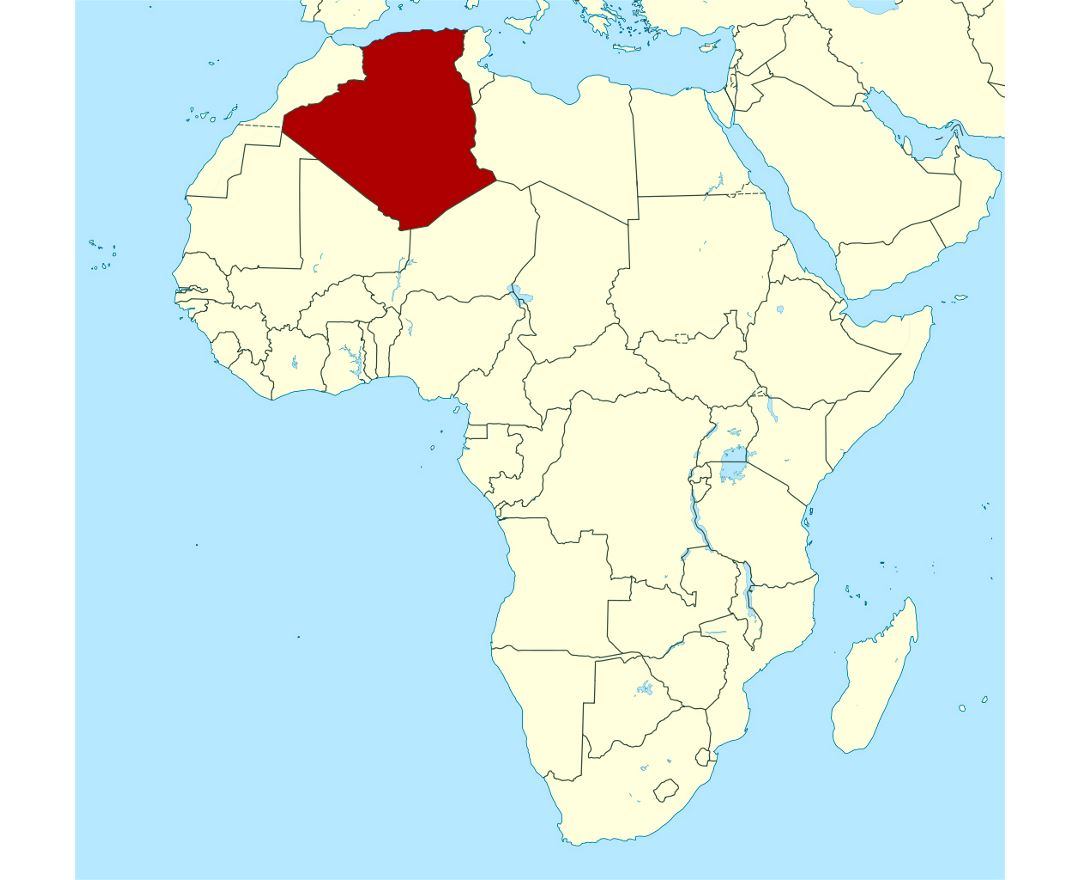
#> input picture algeria_north_africa.jpg, 1080 x 880 px; the run also reads 1 picture not shown here
$ jupyter execute --allow-errors zerotopandas-course-project.ipynb   (shell and % lines are left out)
#> lines starting #> are read from the running program, lines starting #| are printed output that depends on the picture
# Analysis of COVID-19 data in Algeria and Comparison: Algeria & Arab countries

## Introduction

The COVID-19 pandemic in Algeria is part of the worldwide pandemic of coronavirus disease 2019 (COVID-19) caused by severe acute respiratory syndrome coronavirus 2 (SARS-CoV-2). The virus was confirmed to have spread to Algeria in February 2020.

The project on Analysis of COVID-19 data in Algeria and Comparison; confirmed cases and deaths, daily and monthly statistics from January to September 2020, analyzed in Algeria, its provinces, and then compared with Arab countries. As follows:

* Data Preparation and Cleaning
* Exploratory Analysis and Visualization
* Asking and Answering Questions
  - Part (I): Algeria & its Provinces
  - Part (II): Algeria & Arab countries
* Inferences and Conclusion
* References and Future Work
* Call

In this project, I will try to use most of what I have learned in this great course [Data Analysis with Python: Zero to Pandas](http://zerotopandas.com) to the analysis of COVID-19 data in my nice country Algeria and Comparised with Arab countries. To come out with results that may benefit Algeria and the world in the future.

# Project Title

[cell 1]
project_name = "Analysis of COVID-19 data in Algeria and Comparison: Algeria & Arab countries"

[cell 2]
import jovian

[cell 3]
jovian.commit(project=project_name)
#> (this line was passed over: jovian is not available in this run)

# Data Preparation and Cleaning

### Importing  libraries

* pandas
* matplotlib
* seaborn
* numpy
* jovian

[cell 4]
import pandas as pd
import matplotlib
import matplotlib.pyplot as plt
import seaborn as sns
import numpy as np

### Configuring styles

[cell 5]
sns.set_style("darkgrid")
matplotlib.rcParams['font.size'] = 14
matplotlib.rcParams['figure.figsize'] = (9, 5)
matplotlib.rcParams['figure.facecolor'] = '#00000000'

### Algeria location in Africa; map

[cell 6]
from PIL import Image
img = Image.open('algeria_north_africa.jpg')
#> img is the input picture: PIL image 1080x880 RGB; mean R, G, B 215.9, 235, 233
plt.grid(False)
plt.title('Algeria')
plt.axis('off')
plt.imshow(img);
# Source: https://www.mapsland.com/africa/algeria/detailed-location-map-of-algeria

### Reading a file about daily Covid-19 data in Algeria using Pandas

[cell 7]
covid_dz = pd.read_csv('algeria-covid-data.csv')
#> (reads algeria-covid-data.csv from the repository)
covid_dz

By looking at the data frame:

- The file provides three daywise counts for Covid-19 in Algeria.
- There are: date, new_cases, new_deaths.
- Data is provided for 275 days: from Dec 31, 2019 to Sep 30, 2020.

### View some basic information about the data frame

[cell 8]
covid_dz.info()

It appears that each column contains values of a specific data type.

 ### View some statistical information

[cell 9]
covid_dz.describe()

In new deaths data, we can see that the mean value is 6, standard deviation 5, minimum 0 & the maximum value is 42.

### List of columns

[cell 10]
covid_dz.columns.tolist()

### Number of days (dates) in the data frame

[cell 11]
covid_dz.shape[0]
print('There are {} days in the dataset'.format(covid_dz.shape[0]))

### A random sample of rows from the data frame

[cell 12]
covid_dz.sample(10)

### List of dates

[cell 13]
covid_dz['date']

There are 275 days: from Dec 31, 2019 to Sep 30, 2020

### List of New cases

[cell 14]
covid_dz.new_cases

### List of New deaths

[cell 15]
covid_dz.new_deaths

### Number of missing new cases

[cell 16]
new_cases_missing = covid_dz.new_cases.isna().sum()
print('There are {} missing new cases in the dataset'.format(new_cases_missing))

### Number of missing new deaths

[cell 17]
new_deaths_missing = covid_dz.new_deaths.isna().sum()
print('There are {} missing new deaths in the dataset'.format(new_deaths_missing))

### Compare the new cases vs. new deaths

[cell 18]
compare_dz = covid_dz[['new_cases','new_deaths']]
compare_dz

### Date of rise first case

[cell 19]
covid_first_case = covid_dz.loc[55:60]
covid_first_case

 The first case was on Feb 26, 2020

### Date of first death

[cell 20]
covid_first_death = covid_dz.loc[65:75]
covid_first_death

The first death was on March 13, 2020

### Dates with the highest new cases

[cell 21]
highest_cases = covid_dz.sort_values('new_cases', ascending=False).head(10)
highest_cases

* All dates with the highest new cases are in July
* July 25, 2020 was the day with the highest new cases at all

### Dates with the highest new deaths

[cell 22]
highest_deaths = covid_dz.sort_values('new_deaths', ascending=False).head(10)
highest_deaths

* All dates with the highest new deaths are in April
* April 04, 2020 was the day with the highest new deaths at all

### Dates before & after April 04, 2020

[cell 23]
covid_dz.loc[90:100]

The number of deaths was low, then suddenly increased to 42, and then gradually decreased

### Dates with the lowest new cases

[cell 24]
lowest_cases = covid_dz[covid_dz.new_cases > 0].sort_values('new_cases').head(10)
lowest_cases

* Most dates with the lowest new cases are in March
* Feb 26, March 14, 2020 were the days with the lowest new cases at all

### Dates with the lowest new deaths

[cell 25]
lowest_deaths = covid_dz[covid_dz.new_deaths > 0].sort_values('new_deaths').head(10)
lowest_deaths

* Most dates with the lowest new deaths are in March
* March 13, 14, 18, 19, 20, 28, 2020 were the days with the lowest new deaths at all

[cell 26]
import jovian

[cell 27]
jovian.commit()
#> (this line was passed over: jovian is not available in this run)

# Exploratory Analysis and Visualization

### The number of total cases & total deaths in Algeria

[cell 28]
total_cases = covid_dz.new_cases.sum()
total_deaths = covid_dz.new_deaths.sum()
print('The number of total cases is {} and the number of total deaths is {} in Algeria; Until September 30, 2020 '.format(int(total_cases), int(total_deaths)))

*Pie chart of the number of total cases & total deaths in Algeria*

[cell 29]
labels = 'total cases', 'total deaths'
total = [51368, 1726]
explode = (0, 0)

fig1, ax1 = plt.subplots()
ax1.pie(total, explode=explode, labels=labels, autopct='%1.1f%%', shadow=True, startangle=90)
ax1.axis('equal')
ax1.set_title("COVID-19 Total Cases & Total Deaths in Algeria\n")

plt.show()
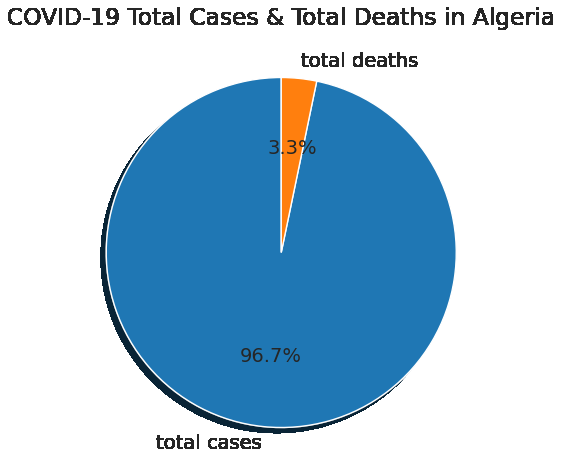
#> figure drawn by matplotlib, 1 panel

### The average of total cases & total deaths in Algeria

[cell 30]
avrg_cases = covid_dz.new_cases.mean()
avrg_deaths = covid_dz.new_deaths.mean()
print('The average of total cases is {} and the average of total deaths is {} in Algeria.'.format(int(avrg_cases), int(avrg_deaths)))

### The overall death rate in Algeria

[cell 31]
death_rate = covid_dz.new_deaths.sum() / covid_dz.new_cases.sum()
print("The overall death rate in Algeria is {:.2f} %.".format(death_rate*100))

### List of high new cases

[cell 32]
high_new_cases = covid_dz.new_cases > 600
covid_dz[high_new_cases]

The highest new cases are greater than 600

 ### List of high new deaths

[cell 33]
high_new_deaths = covid_dz.new_deaths > 20
covid_dz[high_new_deaths]

The highest new deaths are between 20 and 42

### Extract dates into separate columns: year, month, day & weekday

[cell 34]
covid_dz['year'] = pd.DatetimeIndex(covid_dz.date).year
covid_dz['month'] = pd.DatetimeIndex(covid_dz.date).month
covid_dz['day'] = pd.DatetimeIndex(covid_dz.date).day
covid_dz['weekday'] = pd.DatetimeIndex(covid_dz.date).weekday # weekday: the day of the week with Monday=0, Sunday=6
covid_dz

###  The month with the highest number of new deaths: total cases & total deaths

[cell 35]
print('July')
covid_dz[covid_dz.month == 7][['new_cases', 'new_deaths']].sum()

### Summarize the daywise data and create a new data frame with month-wise data

[cell 36]
covid_month_dz = covid_dz.groupby('month')[['new_cases', 'new_deaths']].sum()
covid_month_dz

### The monthly averages

[cell 37]
covid_month_avrg_dz = covid_dz.groupby('month')[['new_cases', 'new_deaths']].mean()
covid_month_avrg_dz

### Calculate the cumulative sum of cases & deaths. Let's add 2 new columns: `total_cases`, `total_deaths`

[cell 38]
covid_dz['total_cases'] = covid_dz.new_cases.cumsum()
covid_dz['total_deaths'] = covid_dz.new_deaths.cumsum()
covid_dz

### Plot the new cases per day

[cell 39]
plt.figure(figsize=(12,6))
plt.title('COVID-19 Daily New Cases in Algeria')
covid_dz.new_cases.plot(color='purple');

[cell 40]
plt.figure(figsize=(12,6))
plt.title('COVID-19 Daily New Cases in Algeria')
covid_dz.new_cases.plot(kind='area', color='purple');

* The number of cases was low, then gradually increased, then decreased slightly, then suddenly increased to reach it's maximum, then gradually decreased.
* We notice that the disease has two waves of spread:
  - The First: the speed of spread was medium
  - The second: the speed of spread was very fast

[cell 41]
plt.figure(figsize=(12,6))
plt.title('New Cases Range in Algeria')
plt.xlabel('New Cases')
plt.ylabel('Values')
plt.hist(covid_dz.new_cases, bins=np.arange(1, 675, 10), color='orchid');

Most new cases are lying in the range of fewer than 200 cases per day

### Plot the new deaths per day

[cell 42]
plt.figure(figsize=(12,6))
plt.title('COVID-19 Daily New Deaths in Algeria')
covid_dz.new_deaths.plot(color='red');

[cell 43]
plt.figure(figsize=(12,6))
plt.title('COVID-19 Daily New Deaths in Algeria')
covid_dz.new_deaths.plot(kind='area', color='red');

The number of deaths was low, then it suddenly increased to its maximum, then began to gradually decrease, then began to fluctuate within a range of less than 15

[cell 44]
plt.figure(figsize=(12,6))
plt.title('New Deaths Range in Algeria')
plt.xlabel('New Deaths')
plt.ylabel('Values')
plt.hist(covid_dz.new_deaths, bins=np.arange(1, 42, 1), color='hotpink');

Most new deaths are lying in the range of fewer than 15 deaths per day

### Compare the new cases vs. new deaths

[cell 45]
plt.figure(figsize=(12,6))
plt.title('COVID-19 Daily New Cases & Deaths in Algeria')
covid_dz.new_cases.plot(color='purple')
covid_dz.new_deaths.plot(color='red');

[cell 46]
plt.figure(figsize=(12,6))
plt.title('COVID-19 Daily New Cases & Deaths in Algeria')
covid_dz.new_cases.plot(kind='area', color='purple')
covid_dz.new_deaths.plot(kind='area', color='red');

The number of deaths is very small compared to the very large number of cases

### compare the total cases vs. total deaths

[cell 47]
plt.figure(figsize=(12,6))
plt.title('COVID-19 Total cumulatively: Daily New Cases & New Deaths in Algeria')
covid_dz.total_cases.plot(color='purple')
covid_dz.total_deaths.plot(color='red');

The number of deaths is very small, over all days, which is a good sign.

[cell 48]
plt.figure(figsize=(12,6))
plt.title('COVID-19 Total cumulatively: Daily New Cases & New Deaths in Algeria')
covid_dz.total_cases.plot(kind='area', color='purple')
covid_dz.total_deaths.plot(kind='area',color='red');
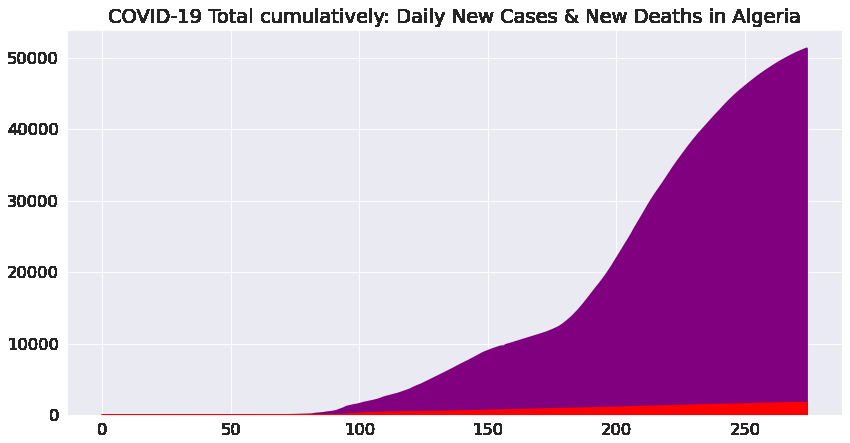
#> figure drawn by matplotlib, 1 panel; curve peaks at x = 274, y = 51368; curve peaks at x = 274, y = 1726

That confirms that most of those who were infected have recovered

### Plot the new cases per month

[cell 49]
plt.figure(figsize=(12,6))
plt.title('COVID-19 Monthly New Cases in Algeria')
covid_month_dz.new_cases.plot(color='blueviolet');
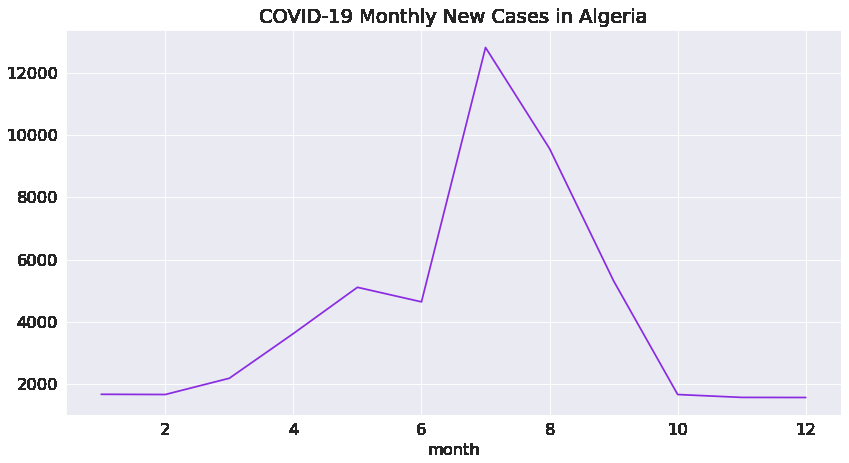
#> figure drawn by matplotlib, 1 panel; curve peaks at x = 7, y = 12823

[cell 50]
plt.figure(figsize=(12,6))
plt.title('COVID-19 Monthly New Cases in Algeria')
covid_month_dz.new_cases.plot(kind='area', color='blueviolet');
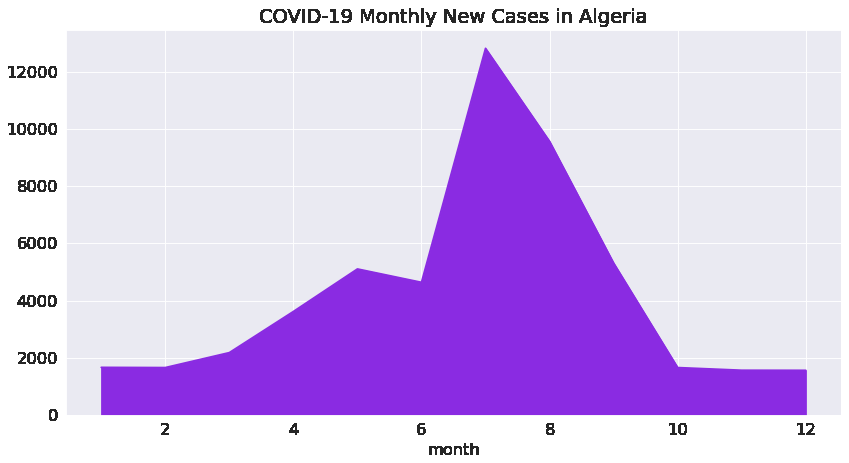
#> figure drawn by matplotlib, 1 panel; curve peaks at x = 7, y = 12823

[cell 51]
plt.figure(figsize=(12,6))
plt.title('COVID-19 Monthly New Cases in Algeria')
covid_month_dz.new_cases.plot(kind='barh', color='blueviolet' );
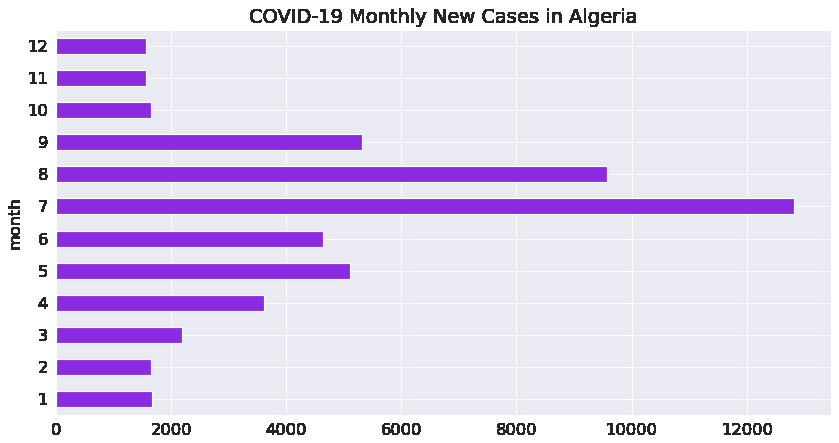
#> figure drawn by matplotlib, 1 panel

* The most cases are in months: July & August
* The most cases are in the summer season
* That is, Covid-19 spreads in the summer when the temperature rates are high, as well

### Plot the new deaths per month

[cell 52]
plt.figure(figsize=(12,6))
plt.title('COVID-19 Monthly New Deaths in Algeria')
covid_month_dz.new_deaths.plot(color='orangered');
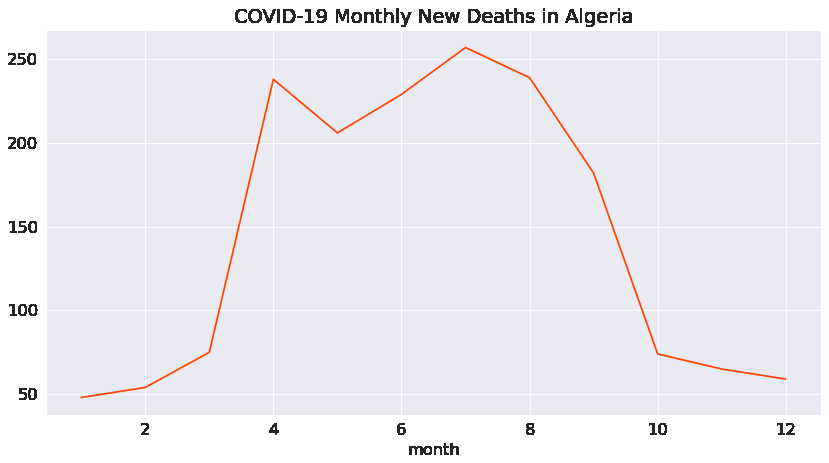
#> figure drawn by matplotlib, 1 panel; curve peaks at x = 7, y = 257

[cell 53]
plt.figure(figsize=(12,6))
plt.title('COVID-19 Monthly New Deaths in Algeria')
covid_month_dz.new_deaths.plot(kind='area', color='orangered');
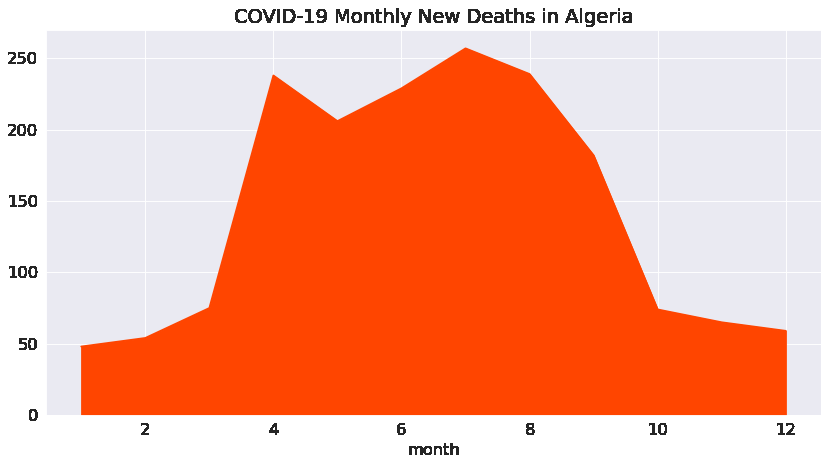
#> figure drawn by matplotlib, 1 panel; curve peaks at x = 7, y = 257

[cell 54]
plt.figure(figsize=(12,6))
plt.title('COVID-19 Monthly New Deaths in Algeria')
covid_month_dz.new_deaths.plot(kind='barh', color='orangered');
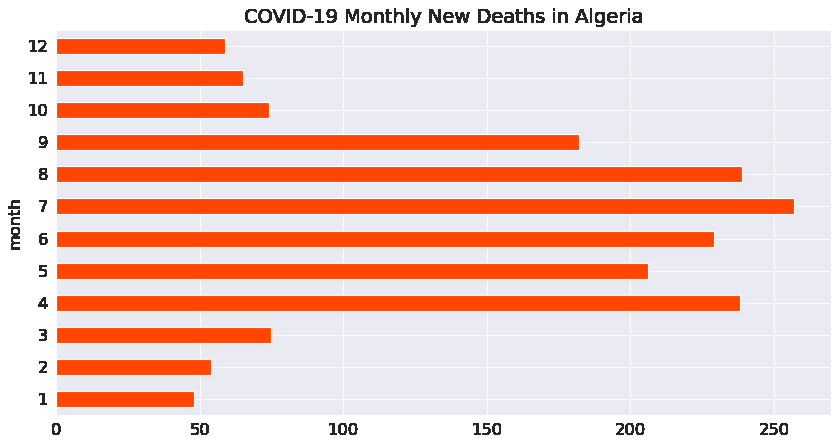
#> figure drawn by matplotlib, 1 panel

* The most deaths are between April & September
* The most deaths are in the summer season
* That is, Covid-19 spreads in the summer as well

### Compare per month: the new cases vs. new deaths

[cell 55]
plt.figure(figsize=(12,6))
plt.title('COVID-19 Monthly New Cases & New Deaths in Algeria')
covid_month_dz.new_cases.plot(color='blueviolet')
covid_month_dz.new_deaths.plot(color='orangered');
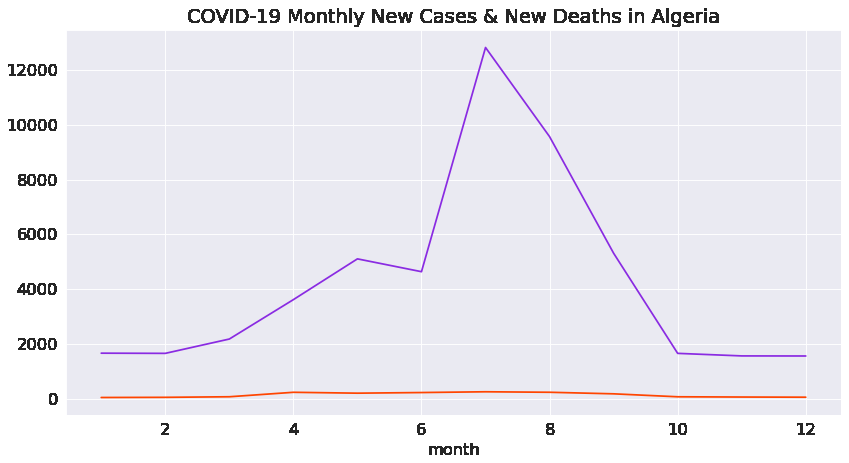
#> figure drawn by matplotlib, 1 panel; curve peaks at x = 7, y = 12823; curve peaks at x = 7, y = 257

The number of deaths is very small, over all months, which is a good sign.

[cell 56]
plt.figure(figsize=(12,6))
plt.title('COVID-19 Monthly New Cases & New Deaths in Algeria')
covid_month_dz.new_cases.plot(kind='area', color='blueviolet')
covid_month_dz.new_deaths.plot(kind='area', color='orangered');
#> (the rest of the program and of its run is left out)
